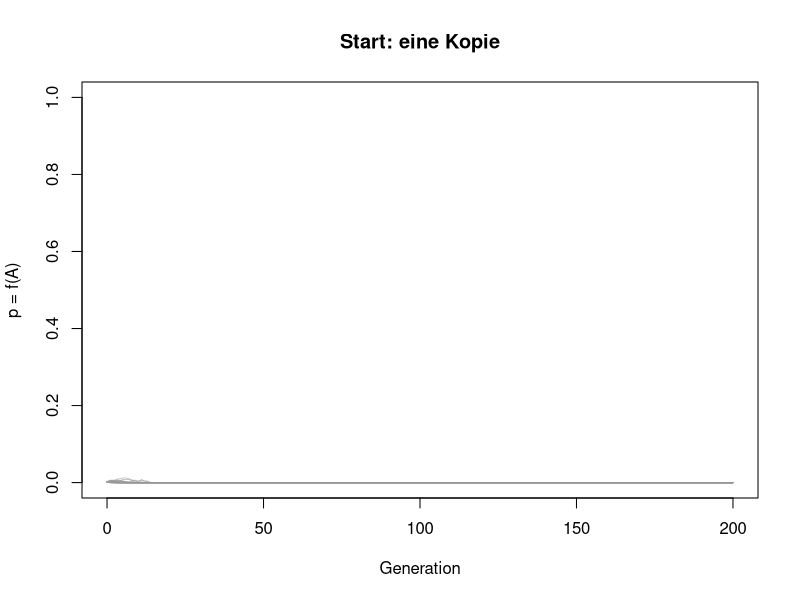
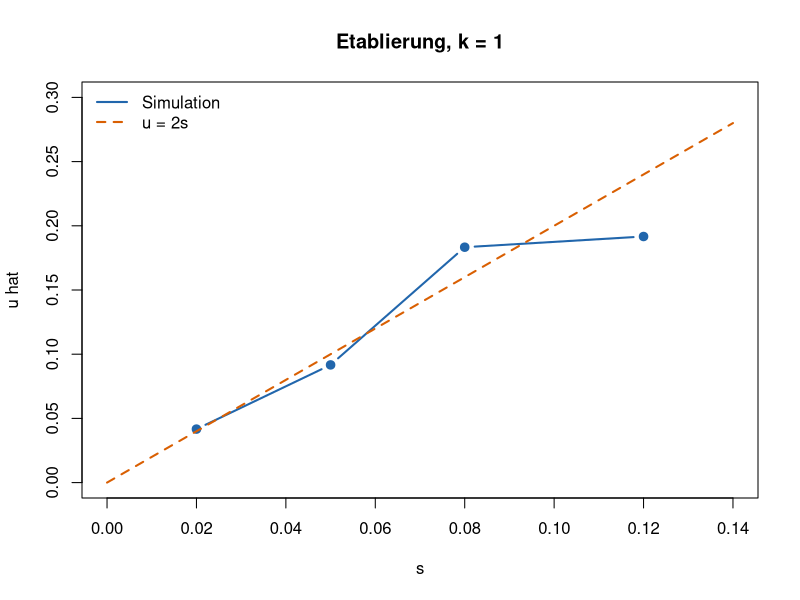
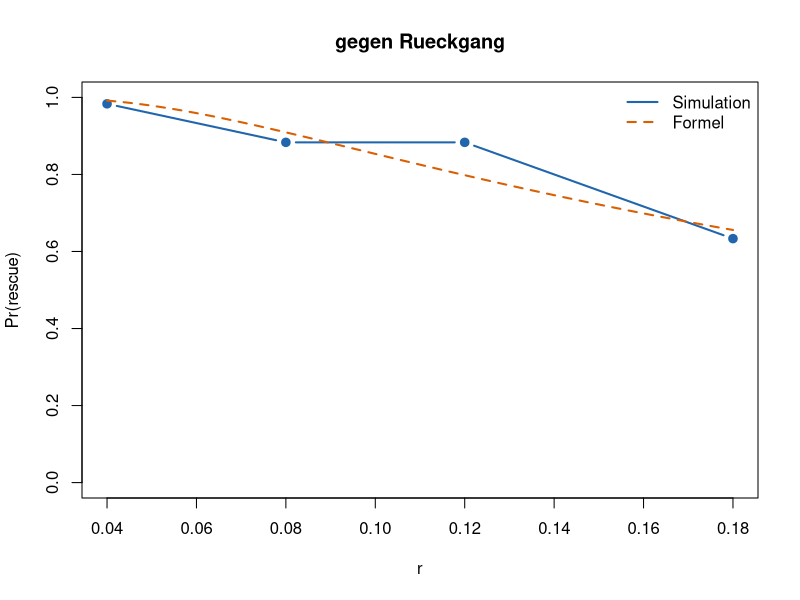
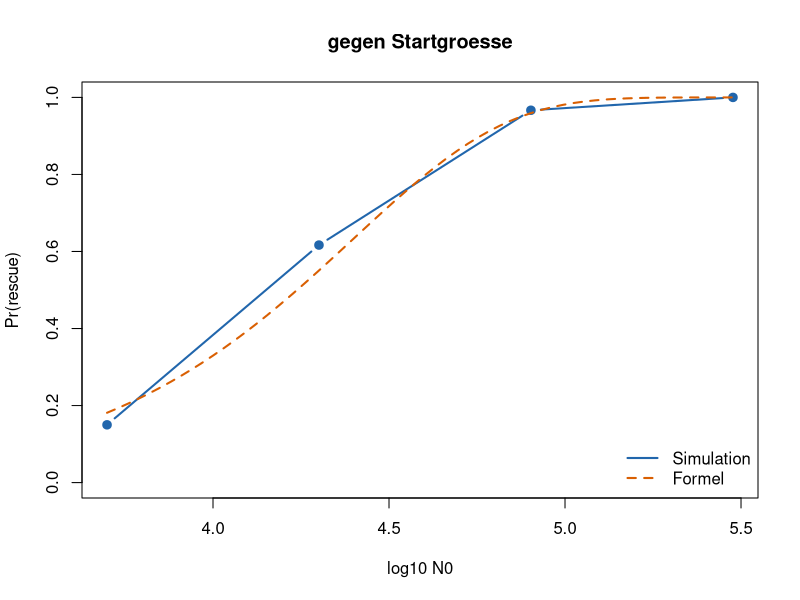

Generate these figures, in order, with R:
## ---- chunk 1
selection_step_haploid <- function(p, s) {
  p * (1 + s) / (1 + p * s)
}

wf_step <- function(p, s, N) {
  p_sel <- selection_step_haploid(p, s)
  if (p_sel <= 0) return(0)
  if (p_sel >= 1) return(1)
  rbinom(1, N, p_sel) / N
}

simulate_wf <- function(p0, s, N, generations = 200) {
  p <- numeric(generations + 1)
  p[1] <- p0
  for (t in seq_len(generations)) {
    p[t + 1] <- wf_step(p[t], s, N)
  }
  data.frame(generation = 0:generations, p = p)
}

lineage_fate <- function(s, N, k = 1, max_gen = 400) {
  p <- k / N
  for (t in seq_len(max_gen)) {
    p <- wf_step(p, s, N)
    if (p <= 0) return(0)
    if (p >= 1) return(1)
  }
  as.numeric(p >= 0.5)
}

p_rescue_approx <- function(N0, r, s, U) {
  1 - exp(-2 * N0 * U * s / pmax(r, 1e-12))
}

one_rescue_run <- function(N0, r, s, U, max_gen = 180) {
  n_wt <- N0
  n_mut <- 0
  established <- FALSE
  N <- numeric(max_gen + 1)
  N[1] <- N0
  u <- min(1, max(0, 2 * s))
  for (t in seq_len(max_gen)) {
    if (!established && n_wt >= 1) {
      n_new <- rpois(1, lambda = U * n_wt)
      if (n_new > 0 && any(runif(n_new) < u)) {
        established <- TRUE
        n_mut <- 1
      }
    }
    n_wt <- n_wt * (1 - r)
    if (n_wt < 1) n_wt <- 0
    if (established) n_mut <- n_mut * (1 + s)
    tot <- n_wt + n_mut
    N[t + 1] <- tot
    if (!established && n_wt < 1) {
      if (t < max_gen) N[(t + 2):(max_gen + 1)] <- 0
      break
    }
  }
  list(rescued = established && (n_wt + n_mut) >= 1,
       N = pmax(N, 0), generation = 0:max_gen)
}

rescue_rate <- function(N0, r, s, U, n_reps = 80, max_gen = 160) {
  mean(replicate(n_reps, one_rescue_run(N0, r, s, U, max_gen)$rescued))
}
## ---- chunk 2
set.seed(11)
N <- 500
s <- 0.05
plot(NA, xlim = c(0, 200), ylim = c(0, 1),
     xlab = "Generation", ylab = "p = f(A)",
     main = "Start: eine Kopie")
for (i in 1:30) {
  sim <- simulate_wf(1 / N, s, N, 200)
  lost <- sim$p[length(sim$p)] == 0
  col <- if (lost) adjustcolor("grey60", 0.55) else "#d95f02"
  lines(sim$generation, sim$p, col = col, lwd = if (lost) 1 else 2)
}
## ---- chunk 3
set.seed(9)
s_grid <- c(0.02, 0.05, 0.08, 0.12)
n_reps <- 120
N <- 800
u_est <- numeric(length(s_grid))
for (i in seq_along(s_grid)) {
  u_est[i] <- mean(replicate(n_reps, lineage_fate(s_grid[i], N)))
}
plot(s_grid, u_est, type = "b", pch = 19, lwd = 2, col = "#2166ac",
     xlim = c(0, 0.14), ylim = c(0, 0.30),
     xlab = "s", ylab = "u hat",
     main = "Etablierung, k = 1")
curve(2 * x, from = 0, to = 0.14, add = TRUE, lwd = 2, lty = 2,
      col = "#d95f02")
legend("topleft", c("Simulation", "u = 2s"),
       col = c("#2166ac", "#d95f02"), lwd = 2, lty = c(1, 2), bty = "n")
## ---- chunk 4
set.seed(10)
N0 <- 8e4
s <- 0.08
U <- 1.5e-5
r_grid <- c(0.04, 0.08, 0.12, 0.18)
n_reps <- 60
p_hat <- numeric(length(r_grid))
for (i in seq_along(r_grid)) {
  p_hat[i] <- rescue_rate(N0, r_grid[i], s, U, n_reps = n_reps)
}
plot(r_grid, p_hat, type = "b", pch = 19, lwd = 2, col = "#2166ac",
     ylim = c(0, 1), xlab = "r", ylab = "Pr(rescue)",
     main = "gegen Rueckgang")
r_line <- seq(min(r_grid), max(r_grid), length.out = 60)
lines(r_line, p_rescue_approx(N0, r_line, s, U),
      lwd = 2, lty = 2, col = "#d95f02")
legend("topright", c("Simulation", "Formel"),
       col = c("#2166ac", "#d95f02"), lwd = 2, lty = c(1, 2), bty = "n")
## ---- chunk 5
set.seed(10)
s <- 0.10
U <- 2e-5
r <- 0.10
N0_grid <- c(5e3, 2e4, 8e4, 3e5)
p_n <- numeric(length(N0_grid))
for (i in seq_along(N0_grid)) {
  p_n[i] <- rescue_rate(N0_grid[i], r, s, U, n_reps = 60)
}
plot(log10(N0_grid), p_n, type = "b", pch = 19, lwd = 2, col = "#2166ac",
     ylim = c(0, 1), xlab = "log10 N0", ylab = "Pr(rescue)",
     main = "gegen Startgroesse")
n_line <- 10^seq(log10(min(N0_grid)), log10(max(N0_grid)), length.out = 60)
lines(log10(n_line), p_rescue_approx(n_line, r, s, U),
      lwd = 2, lty = 2, col = "#d95f02")
legend("bottomright", c("Simulation", "Formel"),
       col = c("#2166ac", "#d95f02"), lwd = 2, lty = c(1, 2), bty = "n")
